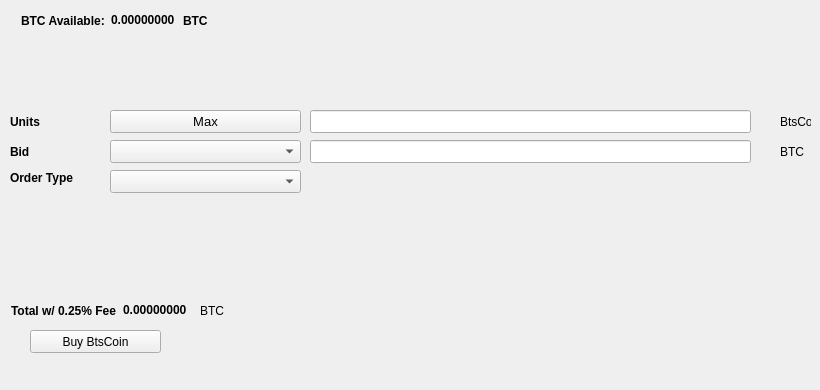
   <widget class="QWidget" name="BuyTab">
    <attribute name="title">
     <string>Buy</string>
    </attribute>
    <widget class="QPushButton" name="BuyBtsCoin">
     <property name="geometry">
      <rect>
       <x>30</x>
       <y>330</y>
       <width>131</width>
       <height>23</height>
      </rect>
     </property>
     <property name="text">
      <string>Buy BtsCoin</string>
     </property>
     <property name="icon">
      <iconset resource="../btscoin.qrc">
       <normaloff>:/icons/bitcoin</normaloff>:/icons/bitcoin</iconset>
     </property>
    </widget>
    <widget class="QLabel" name="label_3">
     <property name="geometry">
      <rect>
       <x>10</x>
       <y>110</y>
       <width>46</width>
       <height>23</height>
      </rect>
     </property>
     <property name="font">
      <font>
       <weight>75</weight>
       <bold>true</bold>
      </font>
     </property>
     <property name="text">
      <string>Units</string>
     </property>
    </widget>
    <widget class="QLineEdit" name="UnitsInput">
     <property name="geometry">
      <rect>
       <x>310</x>
       <y>110</y>
       <width>441</width>
       <height>23</height>
      </rect>
     </property>
     <property name="font">
      <font>
       <pointsize>9</pointsize>
       <weight>75</weight>
       <bold>true</bold>
      </font>
     </property>
    </widget>
    <widget class="QLineEdit" name="BuyBidPriceEdit">
     <property name="geometry">
      <rect>
       <x>310</x>
       <y>140</y>
       <width>441</width>
       <height>23</height>
      </rect>
     </property>
     <property name="font">
      <font>
       <pointsize>9</pointsize>
       <weight>75</weight>
       <bold>true</bold>
      </font>
     </property>
    </widget>
    <widget class="QLabel" name="label_4">
     <property name="geometry">
      <rect>
       <x>780</x>
       <y>110</y>
       <width>31</width>
       <height>23</height>
      </rect>
     </property>
     <property name="text">
      <string>BtsCoin</string>
     </property>
    </widget>
    <widget class="QLabel" name="label_5">
     <property name="geometry">
      <rect>
       <x>780</x>
       <y>140</y>
       <width>31</width>
       <height>23</height>
      </rect>
     </property>
     <property name="text">
      <string>BTC</string>
     </property>
    </widget>
    <widget class="QLabel" name="label_6">
     <property name="geometry">
      <rect>
       <x>10</x>
       <y>140</y>
       <width>46</width>
       <height>23</height>
      </rect>
     </property>
     <property name="font">
      <font>
       <weight>75</weight>
       <bold>true</bold>
      </font>
     </property>
     <property name="text">
      <string>Bid</string>
     </property>
    </widget>
    <widget class="QLabel" name="label_7">
     <property name="geometry">
      <rect>
       <x>10</x>
       <y>170</y>
       <width>91</width>
       <height>16</height>
      </rect>
     </property>
     <property name="font">
      <font>
       <weight>75</weight>
       <bold>true</bold>
      </font>
     </property>
     <property name="text">
      <string>Order Type</string>
     </property>
    </widget>
    <widget class="QPushButton" name="Buy_Max_Amount">
     <property name="geometry">
      <rect>
       <x>110</x>
       <y>110</y>
       <width>191</width>
       <height>23</height>
      </rect>
     </property>
     <property name="font">
      <font>
       <pointsize>10</pointsize>
      </font>
     </property>
     <property name="text">
      <string>Max</string>
     </property>
    </widget>
    <widget class="QComboBox" name="BuyBidcomboBox">
     <property name="geometry">
      <rect>
       <x>110</x>
       <y>140</y>
       <width>191</width>
       <height>23</height>
      </rect>
     </property>
     <property name="font">
      <font>
       <pointsize>10</pointsize>
      </font>
     </property>
    </widget>
    <widget class="QComboBox" name="buyOrdertypeCombo">
     <property name="geometry">
      <rect>
       <x>110</x>
       <y>170</y>
       <width>191</width>
       <height>23</height>
      </rect>
     </property>
     <property name="font">
      <font>
       <pointsize>10</pointsize>
      </font>
     </property>
    </widget>
    <widget class="QWidget" name="layoutWidget1">
     <property name="geometry">
      <rect>
       <x>21</x>
       <y>11</y>
       <width>227</width>
       <height>19</height>
      </rect>
     </property>
     <layout class="QHBoxLayout" name="horizontalLayout_3">
      <item>
       <widget class="QLabel" name="label232">
        <property name="font">
         <font>
          <weight>75</weight>
          <bold>true</bold>
         </font>
        </property>
        <property name="text">
         <string>BTC Available:</string>
        </property>
       </widget>
      </item>
      <item>
       <widget class="QLabel" name="BtcAvailableLbl">
        <property name="palette">
         <palette>
          <active>
           <colorrole role="WindowText">
            <brush brushstyle="SolidPattern">
             <color alpha="255">
              <red>0</red>
              <green>0</green>
              <blue>0</blue>
             </color>
            </brush>
           </colorrole>
           <colorrole role="Button">
            <brush brushstyle="SolidPattern">
             <color alpha="255">
              <red>0</red>
              <green>170</green>
              <blue>0</blue>
             </color>
            </brush>
           </colorrole>
           <colorrole role="Light">
            <brush brushstyle="SolidPattern">
             <color alpha="255">
              <red>0</red>
              <green>255</green>
              <blue>0</blue>
             </color>
            </brush>
           </colorrole>
           <colorrole role="Midlight">
            <brush brushstyle="SolidPattern">
             <color alpha="255">
              <red>0</red>
              <green>212</green>
              <blue>0</blue>
             </color>
            </brush>
           </colorrole>
           <colorrole role="Dark">
            <brush brushstyle="SolidPattern">
             <color alpha="255">
              <red>0</red>
              <green>85</green>
              <blue>0</blue>
             </color>
            </brush>
           </colorrole>
           <colorrole role="Mid">
            <brush brushstyle="SolidPattern">
             <color alpha="255">
              <red>0</red>
              <green>113</green>
              <blue>0</blue>
             </color>
            </brush>
           </colorrole>
           <colorrole role="Text">
            <brush brushstyle="SolidPattern">
             <color alpha="255">
              <red>0</red>
              <green>170</green>
              <blue>0</blue>
             </color>
            </brush>
           </colorrole>
           <colorrole role="BrightText">
            <brush brushstyle="SolidPattern">
             <color alpha="255">
              <red>255</red>
              <green>255</green>
              <blue>255</blue>
             </color>
            </brush>
           </colorrole>
           <colorrole role="ButtonText">
            <brush brushstyle="SolidPattern">
             <color alpha="255">
              <red>0</red>
              <green>0</green>
              <blue>0</blue>
             </color>
            </brush>
           </colorrole>
           <colorrole role="Base">
            <brush brushstyle="SolidPattern">
             <color alpha="255">
              <red>255</red>
              <green>255</green>
              <blue>255</blue>
             </color>
            </brush>
           </colorrole>
           <colorrole role="Window">
            <brush brushstyle="SolidPattern">
             <color alpha="255">
              <red>0</red>
              <green>170</green>
              <blue>0</blue>
             </color>
            </brush>
           </colorrole>
           <colorrole role="Shadow">
            <brush brushstyle="SolidPattern">
             <color alpha="255">
              <red>0</red>
              <green>0</green>
              <blue>0</blue>
             </color>
            </brush>
           </colorrole>
           <colorrole role="AlternateBase">
            <brush brushstyle="SolidPattern">
             <color alpha="255">
              <red>127</red>
              <green>212</green>
              <blue>127</blue>
             </color>
            </brush>
           </colorrole>
           <colorrole role="ToolTipBase">
            <brush brushstyle="SolidPattern">
             <color alpha="255">
              <red>255</red>
              <green>255</green>
              <blue>220</blue>
             </color>
            </brush>
           </colorrole>
           <colorrole role="ToolTipText">
            <brush brushstyle="SolidPattern">
             <color alpha="255">
              <red>0</red>
              <green>0</green>
              <blue>0</blue>
             </color>
            </brush>
           </colorrole>
          </active>
          <inactive>
           <colorrole role="WindowText">
            <brush brushstyle="SolidPattern">
             <color alpha="255">
              <red>0</red>
              <green>0</green>
              <blue>0</blue>
             </color>
            </brush>
           </colorrole>
           <colorrole role="Button">
            <brush brushstyle="SolidPattern">
             <color alpha="255">
              <red>0</red>
              <green>170</green>
              <blue>0</blue>
             </color>
            </brush>
           </colorrole>
           <colorrole role="Light">
            <brush brushstyle="SolidPattern">
             <color alpha="255">
              <red>0</red>
              <green>255</green>
              <blue>0</blue>
             </color>
            </brush>
           </colorrole>
           <colorrole role="Midlight">
            <brush brushstyle="SolidPattern">
             <color alpha="255">
              <red>0</red>
              <green>212</green>
              <blue>0</blue>
             </color>
            </brush>
           </colorrole>
           <colorrole role="Dark">
            <brush brushstyle="SolidPattern">
             <color alpha="255">
              <red>0</red>
              <green>85</green>
              <blue>0</blue>
             </color>
            </brush>
           </colorrole>
           <colorrole role="Mid">
            <brush brushstyle="SolidPattern">
             <color alpha="255">
              <red>0</red>
              <green>113</green>
              <blue>0</blue>
             </color>
            </brush>
           </colorrole>
           <colorrole role="Text">
            <brush brushstyle="SolidPattern">
             <color alpha="255">
              <red>0</red>
              <green>170</green>
              <blue>0</blue>
             </color>
            </brush>
           </colorrole>
           <colorrole role="BrightText">
            <brush brushstyle="SolidPattern">
             <color alpha="255">
              <red>255</red>
              <green>255</green>
              <blue>255</blue>
             </color>
            </brush>
           </colorrole>
           <colorrole role="ButtonText">
            <brush brushstyle="SolidPattern">
             <color alpha="255">
              <red>0</red>
              <green>0</green>
              <blue>0</blue>
             </color>
            </brush>
           </colorrole>
           <colorrole role="Base">
            <brush brushstyle="SolidPattern">
             <color alpha="255">
              <red>255</red>
              <green>255</green>
              <blue>255</blue>
             </color>
            </brush>
           </colorrole>
           <colorrole role="Window">
            <brush brushstyle="SolidPattern">
             <color alpha="255">
              <red>0</red>
              <green>170</green>
              <blue>0</blue>
             </color>
            </brush>
           </colorrole>
           <colorrole role="Shadow">
            <brush brushstyle="SolidPattern">
             <color alpha="255">
              <red>0</red>
              <green>0</green>
              <blue>0</blue>
             </color>
            </brush>
           </colorrole>
           <colorrole role="AlternateBase">
            <brush brushstyle="SolidPattern">
             <color alpha="255">
              <red>127</red>
              <green>212</green>
              <blue>127</blue>
             </color>
            </brush>
           </colorrole>
           <colorrole role="ToolTipBase">
            <brush brushstyle="SolidPattern">
             <color alpha="255">
              <red>255</red>
              <green>255</green>
              <blue>220</blue>
             </color>
            </brush>
           </colorrole>
           <colorrole role="ToolTipText">
            <brush brushstyle="SolidPattern">
             <color alpha="255">
              <red>0</red>
              <green>0</green>
              <blue>0</blue>
             </color>
            </brush>
           </colorrole>
          </inactive>
          <disabled>
           <colorrole role="WindowText">
            <brush brushstyle="SolidPattern">
             <color alpha="255">
              <red>0</red>
              <green>85</green>
              <blue>0</blue>
             </color>
            </brush>
           </colorrole>
           <colorrole role="Button">
            <brush brushstyle="SolidPattern">
             <color alpha="255">
              <red>0</red>
              <green>170</green>
              <blue>0</blue>
             </color>
            </brush>
           </colorrole>
           <colorrole role="Light">
            <brush brushstyle="SolidPattern">
             <color alpha="255">
              <red>0</red>
              <green>255</green>
              <blue>0</blue>
             </color>
            </brush>
           </colorrole>
           <colorrole role="Midlight">
            <brush brushstyle="SolidPattern">
             <color alpha="255">
              <red>0</red>
              <green>212</green>
              <blue>0</blue>
             </color>
            </brush>
           </colorrole>
           <colorrole role="Dark">
            <brush brushstyle="SolidPattern">
             <color alpha="255">
              <red>0</red>
              <green>85</green>
              <blue>0</blue>
             </color>
            </brush>
           </colorrole>
           <colorrole role="Mid">
            <brush brushstyle="SolidPattern">
             <color alpha="255">
              <red>0</red>
              <green>113</green>
              <blue>0</blue>
             </color>
            </brush>
           </colorrole>
           <colorrole role="Text">
            <brush brushstyle="SolidPattern">
             <color alpha="255">
              <red>0</red>
              <green>85</green>
              <blue>0</blue>
             </color>
            </brush>
           </colorrole>
           <colorrole role="BrightText">
            <brush brushstyle="SolidPattern">
             <color alpha="255">
              <red>255</red>
              <green>255</green>
              <blue>255</blue>
             </color>
            </brush>
           </colorrole>
           <colorrole role="ButtonText">
            <brush brushstyle="SolidPattern">
             <color alpha="255">
              <red>0</red>
              <green>85</green>
              <blue>0</blue>
             </color>
            </brush>
           </colorrole>
           <colorrole role="Base">
            <brush brushstyle="SolidPattern">
             <color alpha="255">
              <red>0</red>
              <green>170</green>
              <blue>0</blue>
             </color>
            </brush>
           </colorrole>
           <colorrole role="Window">
            <brush brushstyle="SolidPattern">
             <color alpha="255">
              <red>0</red>
              <green>170</green>
              <blue>0</blue>
             </color>
            </brush>
           </colorrole>
           <colorrole role="Shadow">
            <brush brushstyle="SolidPattern">
             <color alpha="255">
              <red>0</red>
              <green>0</green>
              <blue>0</blue>
             </color>
            </brush>
           </colorrole>
           <colorrole role="AlternateBase">
            <brush brushstyle="SolidPattern">
             <color alpha="255">
              <red>0</red>
              <green>170</green>
              <blue>0</blue>
             </color>
            </brush>
           </colorrole>
           <colorrole role="ToolTipBase">
            <brush brushstyle="SolidPattern">
             <color alpha="255">
              <red>255</red>
              <green>255</green>
              <blue>220</blue>
             </color>
            </brush>
           </colorrole>
           <colorrole role="ToolTipText">
            <brush brushstyle="SolidPattern">
             <color alpha="255">
              <red>0</red>
              <green>0</green>
              <blue>0</blue>
             </color>
            </brush>
           </colorrole>
          </disabled>
         </palette>
        </property>
        <property name="font">
         <font>
          <weight>75</weight>
          <bold>true</bold>
         </font>
        </property>
        <property name="text">
         <string>0.00000000</string>
        </property>
        <property name="textInteractionFlags">
         <set>Qt::LinksAccessibleByMouse|Qt::TextSelectableByKeyboard|Qt::TextSelectableByMouse</set>
        </property>
       </widget>
      </item>
      <item>
       <widget class="QLabel" name="BtcAvailableLbl_2">
        <property name="font">
         <font>
          <weight>75</weight>
          <bold>true</bold>
         </font>
        </property>
        <property name="text">
         <string>BTC</string>
        </property>
       </widget>
      </item>
     </layout>
    </widget>
    <widget class="QWidget" name="layoutWidge2">
     <property name="geometry">
      <rect>
       <x>11</x>
       <y>301</y>
       <width>259</width>
       <height>19</height>
      </rect>
     </property>
     <layout class="QHBoxLayout" name="horizontalLayout_4">
      <item>
       <widget class="QLabel" name="label_9">
        <property name="font">
         <font>
          <weight>75</weight>
          <bold>true</bold>
         </font>
        </property>
        <property name="text">
         <string>Total w/ 0.25% Fee</string>
        </property>
       </widget>
      </item>
      <item>
       <widget class="QLabel" name="BuyCostLabel">
        <property name="palette">
         <palette>
          <active>
           <colorrole role="WindowText">
            <brush brushstyle="SolidPattern">
             <color alpha="255">
              <red>0</red>
              <green>0</green>
              <blue>0</blue>
             </color>
            </brush>
           </colorrole>
           <colorrole role="Button">
            <brush brushstyle="SolidPattern">
             <color alpha="255">
              <red>0</red>
              <green>170</green>
              <blue>0</blue>
             </color>
            </brush>
           </colorrole>
           <colorrole role="Light">
            <brush brushstyle="SolidPattern">
             <color alpha="255">
              <red>0</red>
              <green>255</green>
              <blue>0</blue>
             </color>
            </brush>
           </colorrole>
           <colorrole role="Midlight">
            <brush brushstyle="SolidPattern">
             <color alpha="255">
              <red>0</red>
              <green>212</green>
              <blue>0</blue>
             </color>
            </brush>
           </colorrole>
           <colorrole role="Dark">
            <brush brushstyle="SolidPattern">
             <color alpha="255">
              <red>0</red>
              <green>85</green>
              <blue>0</blue>
             </color>
            </brush>
           </colorrole>
           <colorrole role="Mid">
            <brush brushstyle="SolidPattern">
             <color alpha="255">
              <red>0</red>
              <green>113</green>
              <blue>0</blue>
             </color>
            </brush>
           </colorrole>
           <colorrole role="Text">
            <brush brushstyle="SolidPattern">
             <color alpha="255">
              <red>0</red>
              <green>170</green>
              <blue>0</blue>
             </color>
            </brush>
           </colorrole>
           <colorrole role="BrightText">
            <brush brushstyle="SolidPattern">
             <color alpha="255">
              <red>255</red>
              <green>255</green>
              <blue>255</blue>
             </color>
            </brush>
           </colorrole>
           <colorrole role="ButtonText">
            <brush brushstyle="SolidPattern">
             <color alpha="255">
              <red>0</red>
              <green>0</green>
              <blue>0</blue>
             </color>
            </brush>
           </colorrole>
           <colorrole role="Base">
            <brush brushstyle="SolidPattern">
             <color alpha="255">
              <red>255</red>
              <green>255</green>
              <blue>255</blue>
             </color>
            </brush>
           </colorrole>
           <colorrole role="Window">
            <brush brushstyle="SolidPattern">
             <color alpha="255">
              <red>0</red>
              <green>170</green>
              <blue>0</blue>
             </color>
            </brush>
           </colorrole>
           <colorrole role="Shadow">
            <brush brushstyle="SolidPattern">
             <color alpha="255">
              <red>0</red>
              <green>0</green>
              <blue>0</blue>
             </color>
            </brush>
           </colorrole>
           <colorrole role="AlternateBase">
            <brush brushstyle="SolidPattern">
             <color alpha="255">
              <red>127</red>
              <green>212</green>
              <blue>127</blue>
             </color>
            </brush>
           </colorrole>
           <colorrole role="ToolTipBase">
            <brush brushstyle="SolidPattern">
             <color alpha="255">
              <red>255</red>
              <green>255</green>
              <blue>220</blue>
             </color>
            </brush>
           </colorrole>
           <colorrole role="ToolTipText">
            <brush brushstyle="SolidPattern">
             <color alpha="255">
              <red>0</red>
              <green>0</green>
              <blue>0</blue>
             </color>
            </brush>
           </colorrole>
          </active>
          <inactive>
           <colorrole role="WindowText">
            <brush brushstyle="SolidPattern">
             <color alpha="255">
              <red>0</red>
              <green>0</green>
              <blue>0</blue>
             </color>
            </brush>
           </colorrole>
           <colorrole role="Button">
            <brush brushstyle="SolidPattern">
             <color alpha="255">
              <red>0</red>
              <green>170</green>
              <blue>0</blue>
             </color>
            </brush>
           </colorrole>
           <colorrole role="Light">
            <brush brushstyle="SolidPattern">
             <color alpha="255">
              <red>0</red>
              <green>255</green>
              <blue>0</blue>
             </color>
            </brush>
           </colorrole>
           <colorrole role="Midlight">
            <brush brushstyle="SolidPattern">
             <color alpha="255">
              <red>0</red>
              <green>212</green>
              <blue>0</blue>
             </color>
            </brush>
           </colorrole>
           <colorrole role="Dark">
            <brush brushstyle="SolidPattern">
             <color alpha="255">
              <red>0</red>
              <green>85</green>
              <blue>0</blue>
             </color>
            </brush>
           </colorrole>
           <colorrole role="Mid">
            <brush brushstyle="SolidPattern">
             <color alpha="255">
              <red>0</red>
              <green>113</green>
              <blue>0</blue>
             </color>
            </brush>
           </colorrole>
           <colorrole role="Text">
            <brush brushstyle="SolidPattern">
             <color alpha="255">
              <red>0</red>
              <green>170</green>
              <blue>0</blue>
             </color>
            </brush>
           </colorrole>
           <colorrole role="BrightText">
            <brush brushstyle="SolidPattern">
             <color alpha="255">
              <red>255</red>
              <green>255</green>
              <blue>255</blue>
             </color>
            </brush>
           </colorrole>
           <colorrole role="ButtonText">
            <brush brushstyle="SolidPattern">
             <color alpha="255">
              <red>0</red>
              <green>0</green>
              <blue>0</blue>
             </color>
            </brush>
           </colorrole>
           <colorrole role="Base">
            <brush brushstyle="SolidPattern">
             <color alpha="255">
              <red>255</red>
              <green>255</green>
              <blue>255</blue>
             </color>
            </brush>
           </colorrole>
           <colorrole role="Window">
            <brush brushstyle="SolidPattern">
             <color alpha="255">
              <red>0</red>
              <green>170</green>
              <blue>0</blue>
             </color>
            </brush>
           </colorrole>
           <colorrole role="Shadow">
            <brush brushstyle="SolidPattern">
             <color alpha="255">
              <red>0</red>
              <green>0</green>
              <blue>0</blue>
             </color>
            </brush>
           </colorrole>
           <colorrole role="AlternateBase">
            <brush brushstyle="SolidPattern">
             <color alpha="255">
              <red>127</red>
              <green>212</green>
              <blue>127</blue>
             </color>
            </brush>
           </colorrole>
           <colorrole role="ToolTipBase">
            <brush brushstyle="SolidPattern">
             <color alpha="255">
              <red>255</red>
              <green>255</green>
              <blue>220</blue>
             </color>
            </brush>
           </colorrole>
           <colorrole role="ToolTipText">
            <brush brushstyle="SolidPattern">
             <color alpha="255">
              <red>0</red>
              <green>0</green>
              <blue>0</blue>
             </color>
            </brush>
           </colorrole>
          </inactive>
          <disabled>
           <colorrole role="WindowText">
            <brush brushstyle="SolidPattern">
             <color alpha="255">
              <red>0</red>
              <green>85</green>
              <blue>0</blue>
             </color>
            </brush>
           </colorrole>
           <colorrole role="Button">
            <brush brushstyle="SolidPattern">
             <color alpha="255">
              <red>0</red>
              <green>170</green>
              <blue>0</blue>
             </color>
            </brush>
           </colorrole>
           <colorrole role="Light">
            <brush brushstyle="SolidPattern">
             <color alpha="255">
              <red>0</red>
              <green>255</green>
              <blue>0</blue>
             </color>
            </brush>
           </colorrole>
           <colorrole role="Midlight">
            <brush brushstyle="SolidPattern">
             <color alpha="255">
              <red>0</red>
              <green>212</green>
              <blue>0</blue>
             </color>
            </brush>
           </colorrole>
           <colorrole role="Dark">
            <brush brushstyle="SolidPattern">
             <color alpha="255">
              <red>0</red>
              <green>85</green>
              <blue>0</blue>
             </color>
            </brush>
           </colorrole>
           <colorrole role="Mid">
            <brush brushstyle="SolidPattern">
             <color alpha="255">
              <red>0</red>
              <green>113</green>
              <blue>0</blue>
             </color>
            </brush>
           </colorrole>
           <colorrole role="Text">
            <brush brushstyle="SolidPattern">
             <color alpha="255">
              <red>0</red>
              <green>85</green>
              <blue>0</blue>
             </color>
            </brush>
           </colorrole>
           <colorrole role="BrightText">
            <brush brushstyle="SolidPattern">
             <color alpha="255">
              <red>255</red>
              <green>255</green>
              <blue>255</blue>
             </color>
            </brush>
           </colorrole>
           <colorrole role="ButtonText">
            <brush brushstyle="SolidPattern">
             <color alpha="255">
              <red>0</red>
              <green>85</green>
              <blue>0</blue>
             </color>
            </brush>
           </colorrole>
           <colorrole role="Base">
            <brush brushstyle="SolidPattern">
             <color alpha="255">
              <red>0</red>
              <green>170</green>
              <blue>0</blue>
             </color>
            </brush>
           </colorrole>
           <colorrole role="Window">
            <brush brushstyle="SolidPattern">
             <color alpha="255">
              <red>0</red>
              <green>170</green>
              <blue>0</blue>
             </color>
            </brush>
           </colorrole>
           <colorrole role="Shadow">
            <brush brushstyle="SolidPattern">
             <color alpha="255">
              <red>0</red>
              <green>0</green>
              <blue>0</blue>
             </color>
            </brush>
           </colorrole>
           <colorrole role="AlternateBase">
            <brush brushstyle="SolidPattern">
             <color alpha="255">
              <red>0</red>
              <green>170</green>
              <blue>0</blue>
             </color>
            </brush>
           </colorrole>
           <colorrole role="ToolTipBase">
            <brush brushstyle="SolidPattern">
             <color alpha="255">
              <red>255</red>
              <green>255</green>
              <blue>220</blue>
             </color>
            </brush>
           </colorrole>
           <colorrole role="ToolTipText">
            <brush brushstyle="SolidPattern">
             <color alpha="255">
              <red>0</red>
              <green>0</green>
              <blue>0</blue>
             </color>
            </brush>
           </colorrole>
          </disabled>
         </palette>
        </property>
        <property name="font">
         <font>
          <weight>75</weight>
          <bold>true</bold>
         </font>
        </property>
        <property name="autoFillBackground">
         <bool>false</bool>
        </property>
        <property name="text">
         <string>0.00000000</string>
        </property>
        <property name="textInteractionFlags">
         <set>Qt::LinksAccessibleByMouse|Qt::TextSelectableByMouse</set>
        </property>
       </widget>
      </item>
      <item>
       <widget class="QLabel" name="label_10">
        <property name="font">
         <font>
          <weight>50</weight>
          <bold>false</bold>
         </font>
        </property>
        <property name="text">
         <string>BTC</string>
        </property>
       </widget>
      </item>
     </layout>
    </widget>
    <widget class="QLabel" name="label_24">
     <property name="geometry">
      <rect>
       <x>460</x>
       <y>300</y>
       <width>281</width>
       <height>81</height>
      </rect>
     </property>
     <property name="text">
      <string/>
     </property>
     <property name="pixmap">
      <pixmap>:/images/bittrex</pixmap>
     </property>
    </widget>
   </widget>
